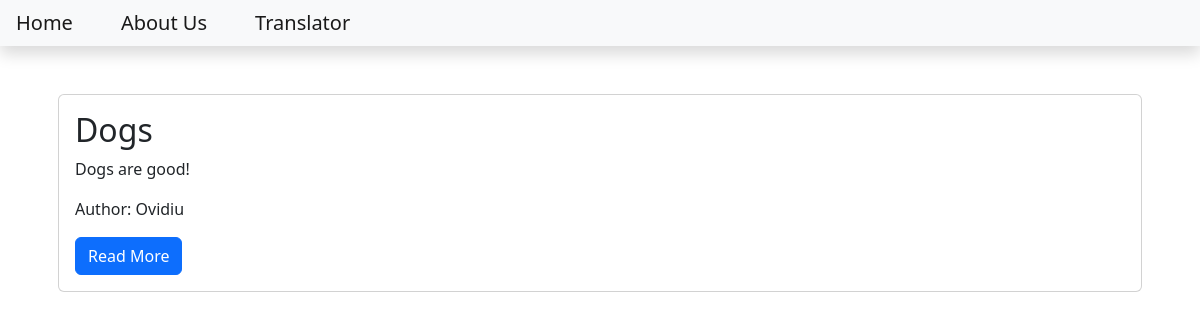
/, run on an earlier commit of the app's database.
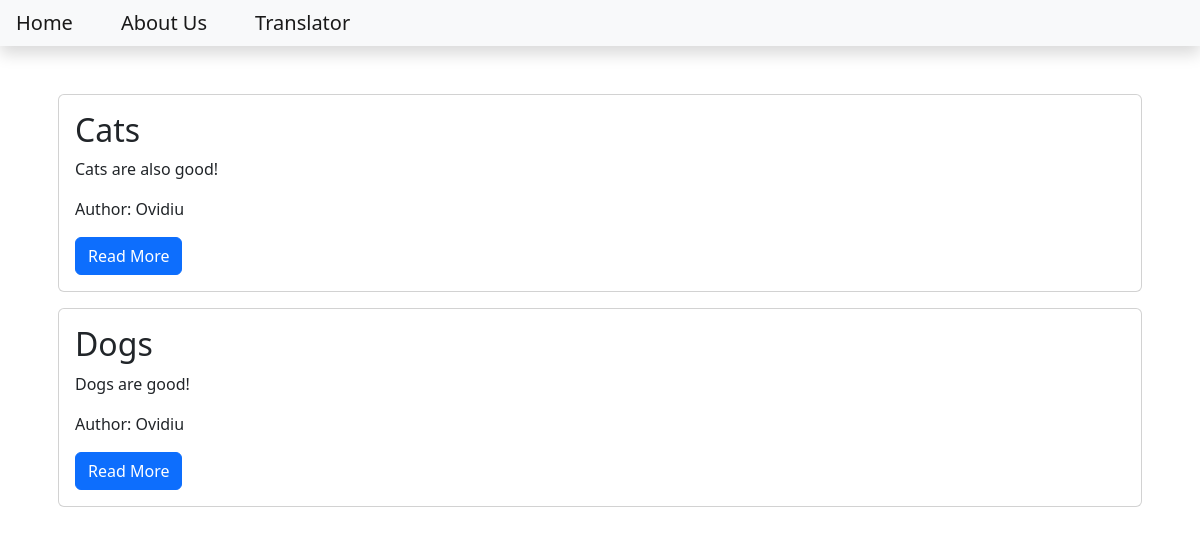
And on a later commit of the database.
### blog/models.py (models this page shows, shortened)
class Post(models.Model):
    title = models.CharField(max_length=200)
    content = models.TextField()
    date_created = models.DateTimeField(auto_now_add=True)
    slug = models.SlugField(max_length=200,unique=True)
    author = models.ForeignKey(to=User, on_delete=models.CASCADE)
    status = models.IntegerField(choices=STATUS, default=0)

### blog/views.py (the view)
# urls.py: path('', views.PostList.as_view(), name='home')
class PostList(generic.ListView):
    queryset = Post.objects.filter(status=1).order_by('date_created')
    template_name = 'index.html'

### templates/index.html
{% extends 'base.html' %} {% block content %}
<div class="container">
  {% for post in post_list %}
  <div class="card m-3">
    <div class="card-body">
      <h2 class="card-title">{{post.title}}</h2>
      <p class="card-text">{{post.content | slice:"500"}}</p>
      <p class="card-text">Author: {{post.author | title}}</p>
      <a class="btn btn-primary" href="{% url 'blog_view' post.slug %}"
        >Read More</a
      >
    </div>
  </div>
  {% endfor %}
</div>
{% endblock content %}

What changed in the data, as far as the page shows it:
added Post: title "Cats", content "Cats are also good!", author "Ovidiu"
